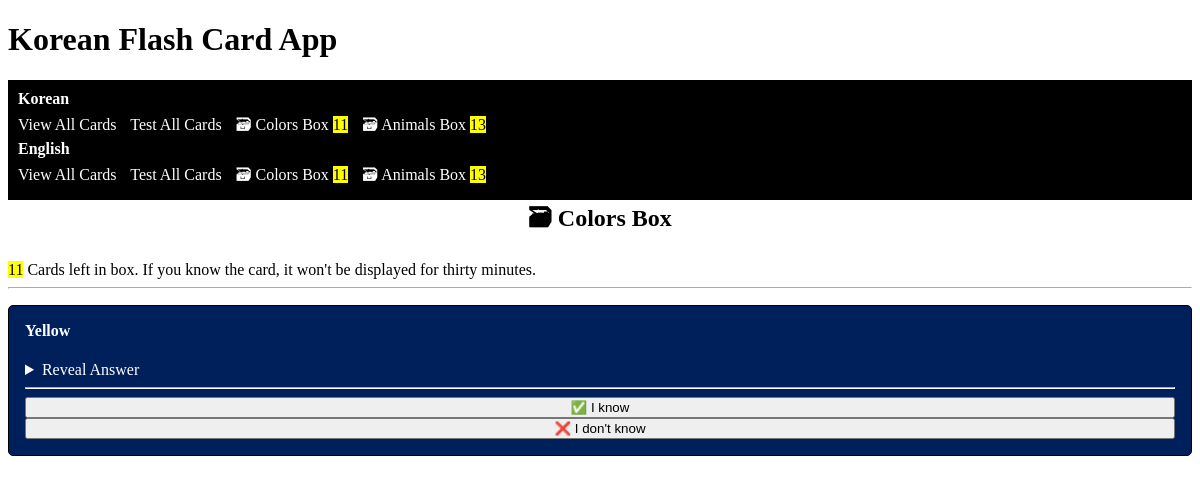
Screenshot of /ebox/Colors with the database file from the repository.
### cards/models.py (models this page shows, shortened)
class Card(models.Model):
    korean = models.CharField(max_length=100)
    english = models.CharField(max_length=100)
    box = models.CharField(max_length=100)
    last_tested = models.DateTimeField(auto_now_add=True)

### cards/views.py (the view, shortened to what this page needs)
class EnglishBoxView(ECardListView):
    template_name = "cards/k_box.html"
    form_class = CardCheckForm
    def get_queryset(self):
        return Card.objects.filter(box=self.kwargs["box_name"])
    def get_context_data(self, **kwargs):
        context = super().get_context_data(**kwargs)
        context["box_number"] = self.kwargs["box_name"]
        if self.object_list:
            eligible_cards = [card for card in self.object_list if self.is_card_eligible(card)]
            if eligible_cards:
                context["check_card"] = random.choice(eligible_cards)
                context["eligible_cards"] = eligible_cards
        return context
    def is_card_eligible(self, card):
        threshold_time = timezone.now() - timedelta(minutes=30)
        return card.last_tested <= threshold_time

### cards/templatetags/cards_tags.py (called while the page is built)
@register.inclusion_tag("cards/k_box_links.html")
def k_boxes_as_links():
    boxes = []
    unique_box_numbers = Card.objects.values_list('box', flat=True).distinct()
    for box_name in unique_box_numbers:
        threshold_time = timezone.now() - timedelta(minutes=30)
        eligible_count = Card.objects.filter(box=box_name, last_tested__lte=threshold_time).count()
        boxes.append({
            "number": box_name,
            "card_count": eligible_count,
        })
    return {"boxes": boxes}

@register.inclusion_tag("cards/e_box_links.html")
def e_boxes_as_links():
    boxes = []
    unique_box_numbers = Card.objects.values_list('box', flat=True).distinct()
    for box_name in unique_box_numbers:
        threshold_time = timezone.now() - timedelta(minutes=30)
        eligible_count = Card.objects.filter(box=box_name, last_tested__lte=threshold_time).count()
        boxes.append({
            "number": box_name,
            "card_count": eligible_count,
        })
    return {"boxes": boxes}

### cards/templates/cards/k_box.html
{% extends "cards/base.html" %}
{% block content %}
    <h2>🗃 {{ box_number }} Box</h2>
    <mark>{{ eligible_cards | length }}</mark> Card{{ object_list | pluralize }} left in box.
    If you know the card, it won't be displayed for thirty minutes.
    <hr>
    {% if check_card %}
        {% include "cards/korean_card.html" with card=check_card %}
    {% endif %}
{% endblock content %}

### cards/templates/cards/k_box_links.html
{% for box in boxes %}
    <a href="{% url 'kbox' box_name=box.number %}">
        🗃 {{ box.number }} Box <mark>{{ box.card_count }}</mark>
    </a>
{% endfor %}

### cards/templates/cards/e_box_links.html
{% for box in boxes %}
    <a href="{% url 'ebox' box_name=box.number %}">
        🗃 {{ box.number }} Box <mark>{{ box.card_count }}</mark>
    </a>
{% endfor %}

### cards/templates/cards/korean_card.html (shortened to what this page needs)
<article>
    <h4>{{ card.english }}</h4>
    {% if check_card %}
    <details>
        <summary>Reveal Answer</summary>
    </details>
    <hr>
    {% include "cards/card_check_form.html" with solved=True %}
    {% include "cards/card_check_form.html" with solved=False %}
    {% else %}
        <p>{{ card.korean }}</p>
        <a href="{% url 'card-update' card.id %}" role="button">
        Edit Card
        </a>
    {% endif %}
 </article>

### cards/templates/cards/base.html (style rules this page uses)
:root { --accent: white; --accent-bg: black; --bg: #BA0C2F; --text: white; --text-light: #585858; --border: Black; --code: #d81b60; --preformatted: #BA0C2F; }
article { background-color: #00205B;; border: 1px solid var(--border); border-radius: 5px; padding: 1em; margin: 1em 0; color: White; }
h2 { text-align: center; }
h2, h4 { margin-top: 0; }
hr { background: var(--accent); border-color: var(--accent); }

### cards/templates/cards/navigation.html (style rules this page uses)
a { color: white; text-decoration: none; margin-right: 10px; }

### rows the page displays
Card: number "Colors", card_count "11", english "Yellow"

### other values shown
{{ box.number }} "Animals"
{{ box.card_count }} "13"
{{ box_number }} "Colors"
{{ eligible_cards | length }} "11"
{{ object_list | pluralize }} "s"
